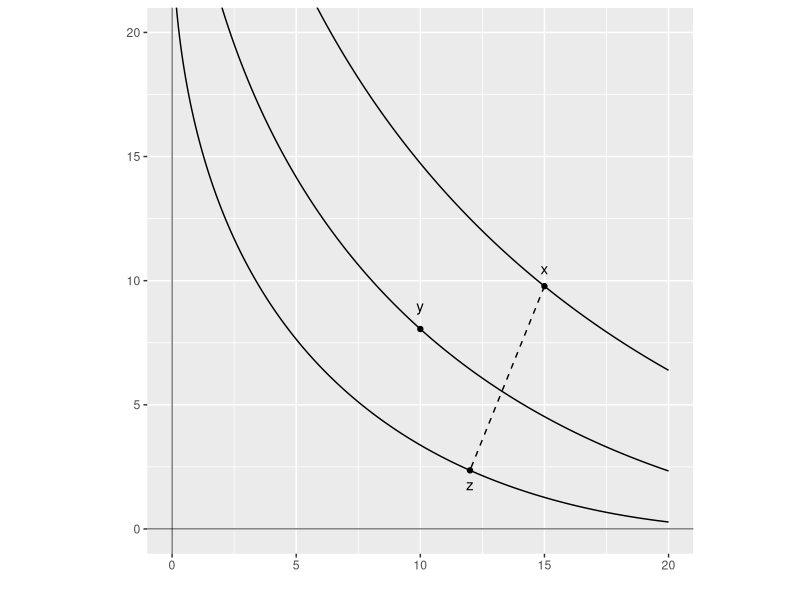
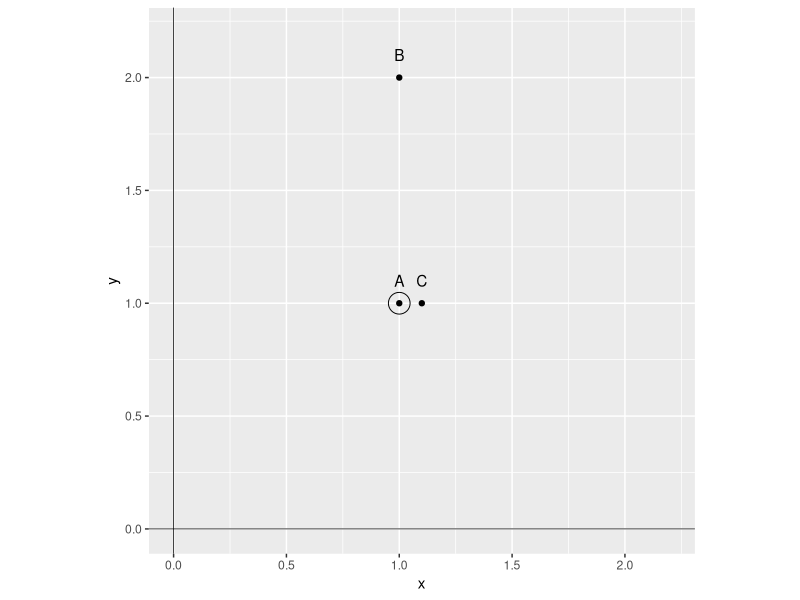
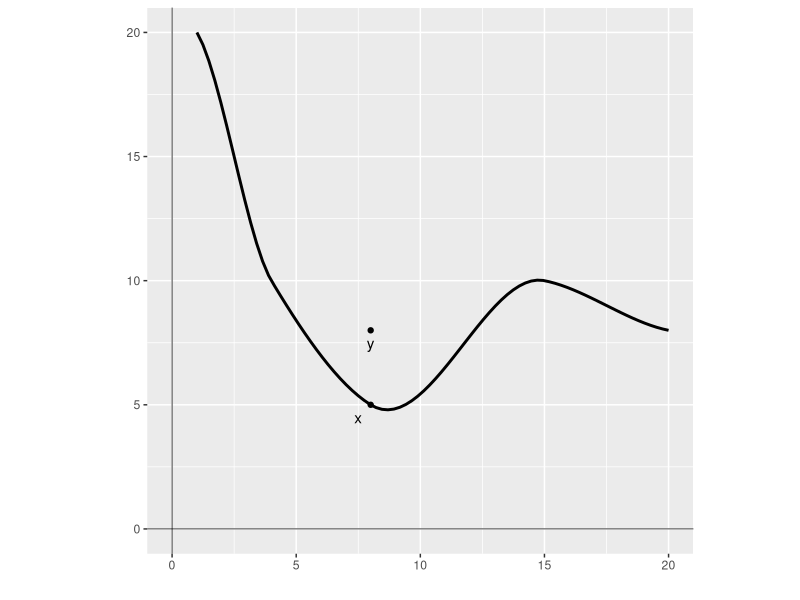
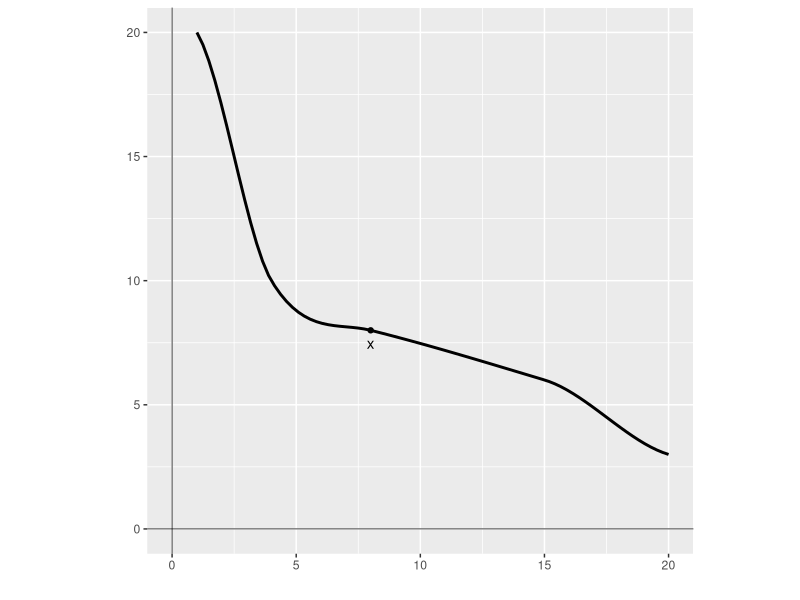
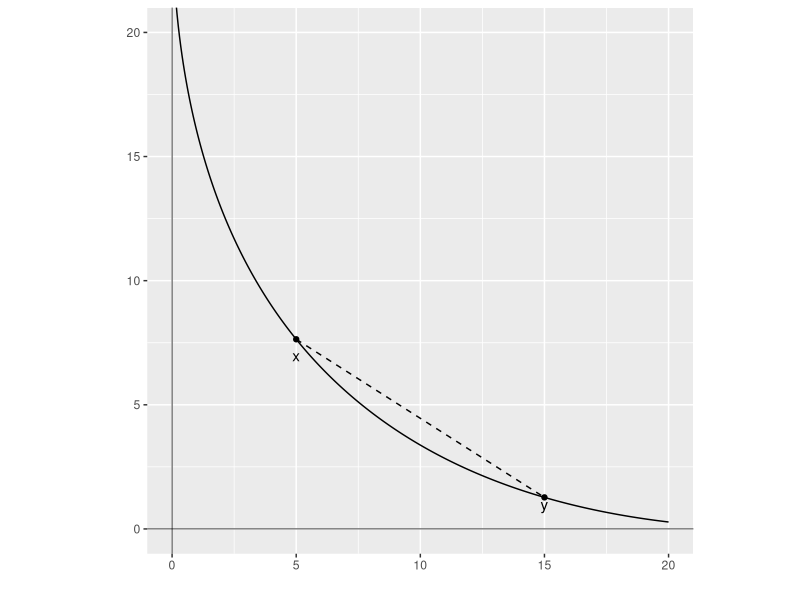

The R script that drew these images, in order:
## ---- chunk 1
library(ggplot2)

# Create a data frame
df <- data.frame(
  n = seq(0.05,20,0.05),
  x=NA,
  y=NA,
  z=NA
)

# Fill columns of the data frame
df$x <- (7-df$n^0.5)^2
df$y <- (6-df$n^0.5)^2
df$z <- (5-df$n^0.5)^2

# Plot the line and points
ggplot()+
  geom_line(data = df, mapping = aes(n, x))+ 
  geom_line(data = df, mapping = aes(n, y))+ 
  geom_line(data = df, mapping = aes(n, z))+
  geom_point(aes(x=15, y=(7-15^0.5)^2)) +
  geom_text(aes(x=15, y=10.5, label="x"))+
  geom_point(aes(x=10, y=(6-10^0.5)^2)) +
  geom_text(aes(x=10, y=9, label="y"))+
  geom_point(aes(x=12, y=(5-12^0.5)^2)) +
  geom_text(aes(x=12, y=1.8, label="z"))+

  # Add vertical and horizontal axis lines
  geom_vline(xintercept = 0, linewidth=0.25)+ 
  geom_hline(yintercept = 0, linewidth=0.25)+

  # Add a dashed line segment between two points
  geom_segment(aes(x = 15, y = (7-15^0.5)^2), xend = 12, yend = (5-12^0.5)^2, linetype=2)+


  labs(x = "", y = "") +

  # Set the limits of the plot
  coord_fixed(xlim = c(0,20), ylim = c(0,20))
## ---- chunk 2
library(ggplot2)

# Plot the points
ggplot()+
  geom_point(aes(x=1, y=1)) +
  geom_text(aes(x=1, y=1.1, label="A")) +
  geom_point(aes(x=1, y=2)) +
  geom_text(aes(x=1, y=2.1, label="B")) +
  geom_point(aes(x=1.1, y=1)) +
  geom_text(aes(x=1.1, y=1.1, label="C")) +
  geom_point(aes(x = 1, y = 1), pch=21, size=7) +

  # Add vertical and horizontal axis lines
  geom_vline(aes(xintercept = 0), linewidth=0.25) + 
  geom_hline(aes(yintercept = 0), linewidth=0.25) +

  # Remove x and y axis labels
  labs(x = "x", y = "y") +

  # Set the limits of the plot
  coord_fixed(xlim = c(0,2.2), ylim = c(0,2.2))
## ---- chunk 3
## Load ggplot2
library(ggplot2)

## Create a data frame with 2 columns and 4 rows
df <- data.frame(
  x = c(1, 4, 8, 15, 20),
  y = c(20, 10, 5, 10, 8)
)

# Plot a smooth line through the points
  ggplot()+
    geom_smooth(data = df, mapping = aes(x, y), color = "black", na.rm = TRUE)+

    # Add points and labels
    geom_point(aes(x=8, y=5)) +
    geom_text(aes(x=7.5, y=4.5, label="x"))+
    geom_point(aes(x=8, y=8)) +
    geom_text(aes(x=8, y=7.5, label="y"))+

    # Add vertical and horizontal axis lines
    geom_vline(xintercept = 0, linewidth=0.25)+ 
    geom_hline(yintercept = 0, linewidth=0.25)+

    # Remove x and y axis labels 
    labs(x = "", y = "")+

    # Set the limits of the plot
    coord_fixed(xlim = c(0,20), ylim = c(0,20))
## ---- chunk 4
## Load ggplot2
library(ggplot2)

## Create a data frame with 2 columns and 4 rows
df <- data.frame(
  x = c(1, 4, 8, 15, 20),
  y = c(20, 10, 8, 6, 3)
)

# Plot a smooth line through the points
  ggplot()+
    geom_smooth(data = df, mapping = aes(x, y), color = "black", na.rm = TRUE)+

    # Add points and labels
    geom_point(aes(x=8, y=8)) +
    geom_text(aes(x=8, y=7.5, label="x"))+

    # Add vertical and horizontal axis lines
    geom_vline(xintercept = 0, linewidth=0.25)+ 
    geom_hline(yintercept = 0, linewidth=0.25)+

    # Remove x and y axis labels 
    labs(x = "", y = "")+

    # Set the limits of the plot
    coord_fixed(xlim = c(0,20), ylim = c(0,20))
## ---- chunk 5
library(ggplot2)

# Create a data frame
df <- data.frame(
  n = seq(0.05,20,0.05),
  x=NA
)

# Fill column x of the data frame
df$x <- (5-df$n^0.5)^2

# Plot the line and points
ggplot()+
  geom_line(data = df, mapping = aes(n, x))+ 
  geom_point(aes(x=5, y=(5-5^0.5)^2)) +
  geom_text(aes(x=5, y=7, label="x"))+
  geom_point(aes(x=15, y=(5-15^0.5)^2)) +
  geom_text(aes(x=15, y=1, label="y"))+

  # Add vertical and horizontal axis lines
  geom_vline(xintercept = 0, linewidth=0.25)+ 
  geom_hline(yintercept = 0, linewidth=0.25)+
  
  # Add a dashed line segment between the two points
  geom_segment(aes(x = 5, y = (5-5^0.5)^2), xend = 15, yend = (5-15^0.5)^2, linetype=2)+

  # Remove x and y axis labels
  labs(x = "", y = "") +

  # Set the limits of the plot
  coord_fixed(xlim = c(0,20), ylim = c(0,20))
